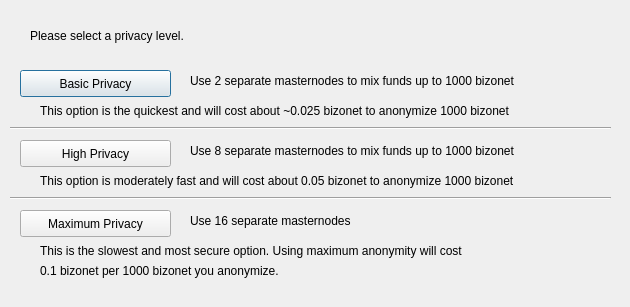
<?xml version="1.0" encoding="UTF-8"?>
<ui version="4.0">
 <class>DarksendConfig</class>
 <widget class="QDialog" name="DarksendConfig">
  <property name="geometry">
   <rect>
    <x>0</x>
    <y>0</y>
    <width>630</width>
    <height>307</height>
   </rect>
  </property>
  <property name="windowTitle">
   <string>Configure PrivateSend</string>
  </property>
  <widget class="QPushButton" name="buttonBasic">
   <property name="geometry">
    <rect>
     <x>20</x>
     <y>70</y>
     <width>151</width>
     <height>27</height>
    </rect>
   </property>
   <property name="text">
    <string>Basic Privacy</string>
   </property>
  </widget>
  <widget class="QPushButton" name="buttonHigh">
   <property name="geometry">
    <rect>
     <x>20</x>
     <y>140</y>
     <width>151</width>
     <height>27</height>
    </rect>
   </property>
   <property name="text">
    <string>High Privacy</string>
   </property>
  </widget>
  <widget class="QPushButton" name="buttonMax">
   <property name="geometry">
    <rect>
     <x>20</x>
     <y>210</y>
     <width>151</width>
     <height>27</height>
    </rect>
   </property>
   <property name="text">
    <string>Maximum Privacy</string>
   </property>
  </widget>
  <widget class="QLabel" name="label">
   <property name="geometry">
    <rect>
     <x>30</x>
     <y>20</y>
     <width>571</width>
     <height>31</height>
    </rect>
   </property>
   <property name="text">
    <string>Please select a privacy level.</string>
   </property>
  </widget>
  <widget class="QLabel" name="label_2">
   <property name="geometry">
    <rect>
     <x>190</x>
     <y>70</y>
     <width>421</width>
     <height>21</height>
    </rect>
   </property>
   <property name="text">
    <string>Use 2 separate masternodes to mix funds up to 1000 bizonet</string>
   </property>
  </widget>
  <widget class="QLabel" name="label_3">
   <property name="geometry">
    <rect>
     <x>190</x>
     <y>140</y>
     <width>411</width>
     <height>21</height>
    </rect>
   </property>
   <property name="text">
    <string>Use 8 separate masternodes to mix funds up to 1000 bizonet</string>
   </property>
  </widget>
  <widget class="QLabel" name="label_4">
   <property name="geometry">
    <rect>
     <x>190</x>
     <y>210</y>
     <width>421</width>
     <height>21</height>
    </rect>
   </property>
   <property name="text">
    <string>Use 16 separate masternodes</string>
   </property>
  </widget>
  <widget class="QLabel" name="label_6">
   <property name="geometry">
    <rect>
     <x>40</x>
     <y>100</y>
     <width>561</width>
     <height>21</height>
    </rect>
   </property>
   <property name="text">
    <string>This option is the quickest and will cost about ~0.025 bizonet to anonymize 1000 bizonet</string>
   </property>
  </widget>
  <widget class="QLabel" name="label_7">
   <property name="geometry">
    <rect>
     <x>40</x>
     <y>170</y>
     <width>561</width>
     <height>21</height>
    </rect>
   </property>
   <property name="text">
    <string>This option is moderately fast and will cost about 0.05 bizonet to anonymize 1000 bizonet</string>
   </property>
  </widget>
  <widget class="QLabel" name="label_8">
   <property name="geometry">
    <rect>
     <x>40</x>
     <y>240</y>
     <width>561</width>
     <height>21</height>
    </rect>
   </property>
   <property name="text">
    <string>This is the slowest and most secure option. Using maximum anonymity will cost</string>
   </property>
  </widget>
  <widget class="QLabel" name="label_9">
   <property name="geometry">
    <rect>
     <x>40</x>
     <y>260</y>
     <width>561</width>
     <height>21</height>
    </rect>
   </property>
   <property name="text">
    <string>0.1 bizonet per 1000 bizonet you anonymize.</string>
   </property>
  </widget>
  <widget class="Line" name="line">
   <property name="geometry">
    <rect>
     <x>10</x>
     <y>120</y>
     <width>601</width>
     <height>16</height>
    </rect>
   </property>
   <property name="orientation">
    <enum>Qt::Horizontal</enum>
   </property>
  </widget>
  <widget class="Line" name="line_2">
   <property name="geometry">
    <rect>
     <x>10</x>
     <y>190</y>
     <width>601</width>
     <height>16</height>
    </rect>
   </property>
   <property name="orientation">
    <enum>Qt::Horizontal</enum>
   </property>
  </widget>
 </widget>
 <resources/>
 <connections/>
</ui>
